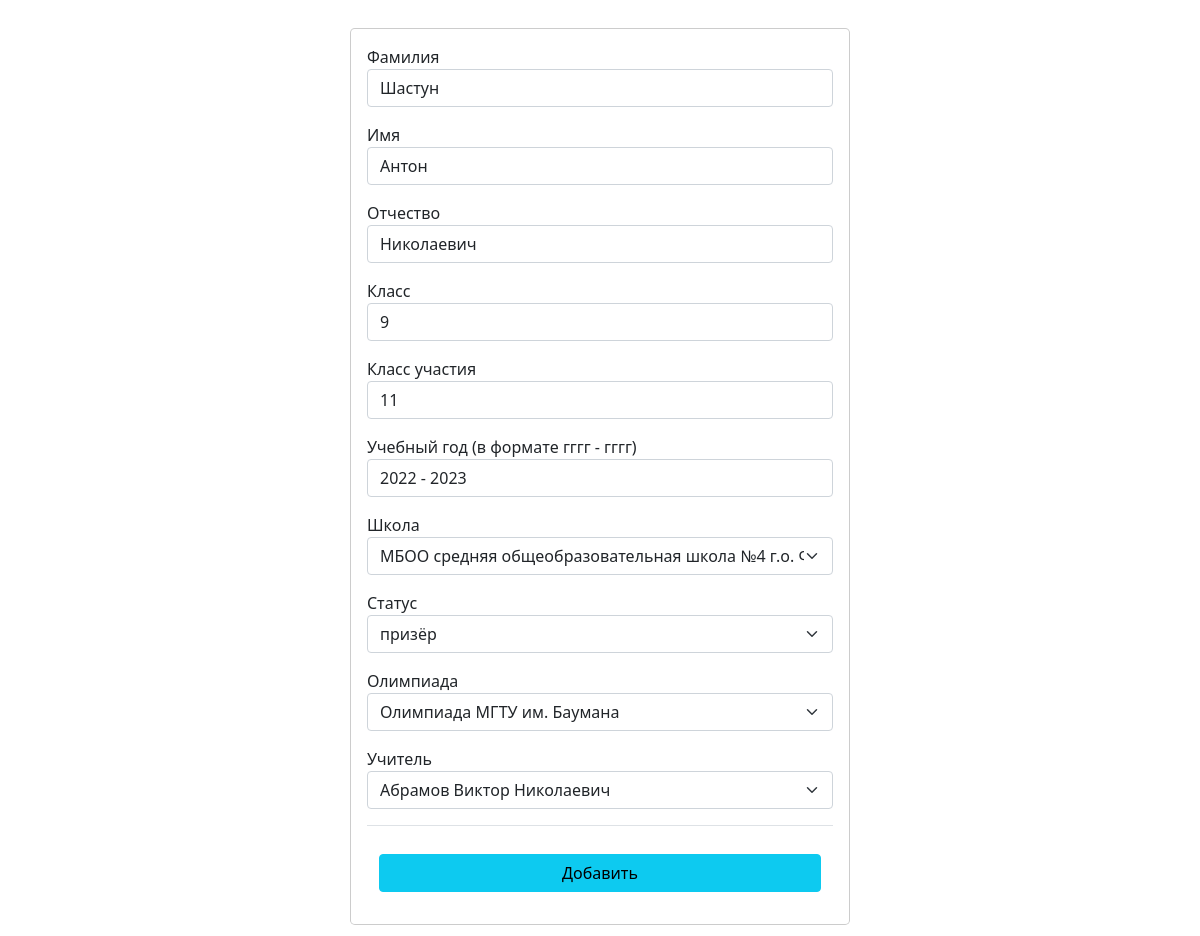
Screenshot of /students/12 (signed in) with the database file from the repository.
### data/students.py (models this page shows)
class Student(SqlAlchemyBase):
    __tablename__ = 'students'
    id = sqlalchemy.Column(sqlalchemy.Integer, primary_key=True, autoincrement=True, unique=True)
    surname = sqlalchemy.Column(sqlalchemy.String, nullable=False)
    name = sqlalchemy.Column(sqlalchemy.String, nullable=False)
    patronymic = sqlalchemy.Column(sqlalchemy.String, nullable=False)
    class_writing = sqlalchemy.Column(sqlalchemy.Integer, nullable=False)
    class_take = sqlalchemy.Column(sqlalchemy.Integer, nullable=False)
    school_id = sqlalchemy.Column(sqlalchemy.Integer, sqlalchemy.ForeignKey("schools.id"), nullable=False)
    school = orm.relationship('School')
    status = sqlalchemy.Column(sqlalchemy.String, nullable=True)
    olymp_id = sqlalchemy.Column(sqlalchemy.Integer, sqlalchemy.ForeignKey("olympiads.id"), nullable=False)
    olympiad = orm.relationship('Olympiad')
    user_id = sqlalchemy.Column(sqlalchemy.Integer, sqlalchemy.ForeignKey("users.id"), nullable=False)
    user = orm.relationship('User')
    year = sqlalchemy.Column(sqlalchemy.Integer, nullable=False)

### data/schools.py (models this page shows)
class School(SqlAlchemyBase):
    __tablename__ = 'schools'
    id = sqlalchemy.Column(sqlalchemy.Integer, primary_key=True, autoincrement=True, unique=True)
    name = sqlalchemy.Column(sqlalchemy.String, nullable=False, unique=True)
    users = orm.relationship("User", back_populates='school')
    students = orm.relationship("Student", back_populates='school')

### data/olympiads.py (models this page shows)
class Olympiad(SqlAlchemyBase):
    __tablename__ = 'olympiads'
    id = sqlalchemy.Column(sqlalchemy.Integer, primary_key=True, autoincrement=True, unique=True)
    name = sqlalchemy.Column(sqlalchemy.String, nullable=False)
    students = orm.relationship("Student", back_populates='olympiad')

### main.py (the view, shortened to what this page needs)
@app.route('/students/<int:id>', methods=['GET', 'POST'])
@login_required
def edit(id):
    if request.method == "GET":
        db_sess = db_session.create_session()
        if current_user.admin:
            res = db_sess.query(Student).filter(Student.id == id).first()
        else:
            res = db_sess.query(Student).filter(Student.id == id,
                                           current_user.id == Student.user_id).first()
        if res:
            surname = res.surname
            name = res.name
            patronymic = res.patronymic
            class_writing = res.class_writing
            class_take = res.class_take
            year = res.year
            sch = [(res.school.name,)] + db_sess.query(School.name).filter(School.name != res.school.name).all()
            olim = [(res.olympiad.name,)] + db_sess.query(Olympiad.name).filter(Olympiad.name != res.olympiad.name).all()
            r = ['участник', 'призёр', 'победитель']
            r.remove(res.status)
            st = [res.status] + r
            if current_user.admin:
                teach = [(res.user.surname, res.user.name, res.user.patronymic)] + db_sess.query(User.surname, User.name, User.patronymic).filter(User.surname != res.user.surname, User.name != res.user.name, User.patronymic != res.user.patronymic).all()
                for i in range(len(teach)):
                    teach[i] = (' '.join(list(teach[i])),)
            else:
                teach = [(current_user.surname, current_user.name, current_user.patronymic)]
        else:
            return render_template('err.html', message="Проверьте корректность запроса", title="Ошибка")
    return render_template('Addform.html',
                           title='Редактирование', surname=surname, name=name, patronymic=patronymic, class_writing=class_writing,
                           class_take=class_take, sch=sch, stat=st, olim=olim, teach=teach, year=year)

### data/db_session.py (called while the page is built)
def create_session() -> Session:
    global __factory
    return __factory()

### main.py (called while the page is built)
@login_manager.user_loader
def load_user(id):
    db_sess = db_session.create_session()
    return db_sess.query(User).get(id)

### templates/Addform.html (shortened to what this page needs)
<!DOCTYPE html>
<html lang="ru">
<head>
    <link rel="stylesheet" href="https://cdn.jsdelivr.net/npm/bootstrap@5.0.0-beta1/dist/css/bootstrap.min.css"
>
</head>
<body>
    <div class="modal-dialog modal-dialog-centered">
        <div class="modal-content">
            <form action="" method="post">
                <div class="modal-body">
                    <div class="mb-3">
                        <label for="Username">Фамилия</label>
                        <input type="text" name="surname" value="{{surname}}" class="form-control" id="Username"
                            placeholder="Введите фамилию" required>
                    </div>
                    <div class="mb-3">
                        <label for="Username">Имя</label>
                        <input type="text" name="name" value="{{name}}" class="form-control" id="Username"
                            placeholder="Введите имя" required>
                    </div>
                    <div class="mb-3">
                        <label for="Username">Отчество</label>
                        <input type="text" name="patronymic" value="{{patronymic}}" class="form-control" id="Username"
                            placeholder="Введите отчество" required>
                    </div>
                    <div class="mb-3">
                        <label for="Username">Класс</label>
                        <input type="text" name="class_writing" value="{{class_writing}}" class="form-control"
                            id="Username" placeholder="Введите класс" required>
                    </div>
                    <div class="mb-3">
                        <label for="Username">Класс участия</label>
                        <input type="text" name="class_take" value="{{class_take}}" class="form-control" id="Username"
                            placeholder="Введите класс участия" required>
                    </div>
                    <div class="mb-3">
                        <label for="Username">Учебный год (в формате гггг - гггг)</label>
                        <input type="text" name="year" value="{{year}}" class="form-control" id="Username"
                            placeholder="Введите учебный год" required>
                    </div>
                    <div class="mb-3">
                        <label for="Username">Школа</label>
                        <select class="form-select" aria-label="Default select example" name="schools">
                            <option selected>{{sch[0][0]}}</option>
                        </select>
                    </div>
                    <div class="mb-3">
                        <label for="Username">Статус</label>
                        <select class="form-select" value={{username}} aria-label="Default select example"
                            name="status">
                            <option selected>{{stat[0]}}</option>
                        </select>
                    </div>
                    <div class="mb-3">
                        <label for="Password">Олимпиада</label>
                        <select class="form-select" aria-label="Default select example" name="olympiads">
                            <option selected>{{olim[0][0]}}</option>
                        </select>
                    </div>
                    <div class="mb-3">
                        <label for="Username">Учитель</label>
                        <select class="form-select" aria-label="Default select example" name="teachers">
                            <option selected>{{teach[0][0]}}</option>
                        </select>
                    </div>
                    <div class="modal-footer pt-4">
                        <button type="submit" class="btn btn-info mx-auto w-100">Добавить</button>
                    </div>
                </div>
            </form>
        </div>
    </div>
</body>
</html>

### rows the page displays
Student: surname "Шастун", name "Антон", patronymic "Николаевич", year "2022 - 2023", status "призёр"
School: schools "МБОО средняя общеобразовательная школа №4 г.о. Фрязино"
Olympiad: olympiads "Олимпиада МГТУ им. Баумана"

### other values shown
form field teachers "Абрамов Виктор Николаевич"
